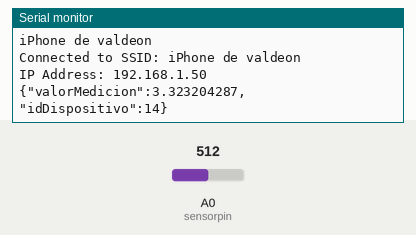
This sketch was run on a simulated Arduino MKR. On the bench: the last lines printed to the serial monitor. The inputs (shaded band) are chosen by the test bench; at power-on: A0 (sensorpin) = 512. WiFi joins after 1.5 s; servers stay silent unless stated; uploads are accepted with an empty reply.

Above: at 3.7 s.
3.8 s: A0 (sensorpin) set to 0
At 8.5 s:
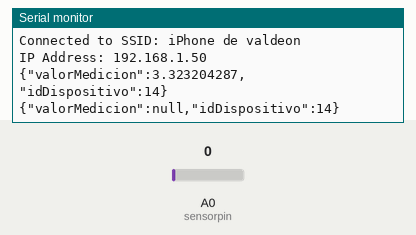
14.4 s: A0 (sensorpin) set to 122
At 19.7 s:
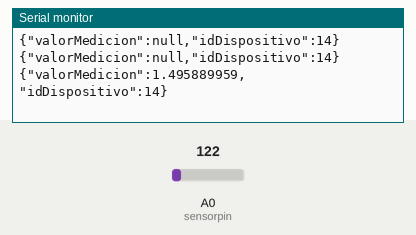

Measured:
- after the input at 3.8 s, the serial monitor: prints a new line after 4.2 s (image 1)
- after the input at 14.4 s, the serial monitor: prints a new line after 4.1 s (image 2)

The sketch:

main.ino
```cpp
// Improtación de Librerías
#include <Arduino_JSON.h>
#include <WiFiNINA.h>


// Pin del senesor
int sensorpin = A0;

// Variables para conexión WIFI
char ssid[] = "iPhone de valdeon";
char password[] = "fer30300";
int status = WL_IDLE_STATUS;
char server[] = "3b07-148-241-111-162.ngrok.io";
WiFiClient client;


// SETUP
void setup(){
  Serial.begin(9600);

  // Conexión a red WIFI
  while (status != WL_CONNECTED) {
    Serial.println("Attempting to connect to Network: ");
    Serial.println(ssid);
    status = WiFi.begin(ssid,password);
    delay (1000);
  }

  Serial.print("Connected to SSID: ");
  Serial.println(WiFi.SSID());
  IPAddress ip = WiFi.localIP();
  IPAddress gateway = WiFi.gatewayIP();
  Serial.print("IP Address: ");
  Serial.println(ip);

}


// LOOP
void loop(){

   float medicion; // Medición hecha por sensor
   JSONVar data; // Variable JSON que almacenará la data

   // Lectura del sensor
   medicion = analogRead(sensorpin);

   // Calculo del valor con medición
   float voltaje = medicion * (5.0 / 1023.0);
   float resistencia = 1000*( (5 - voltaje) / voltaje);
   double valorCO =-0.913 * log(resistencia) + 9.6282;

   // Indicar el id del Dispositivo
   int id = 14;

   // Agregar valores al JSON
   data["valorMedicion"] = valorCO;
   data["idDispositivo"] = id;

   // Volver string el JSON
   String dataString = JSON.stringify(data);

   // Conexión con API desplegada en ngrok
   if (client.connect(server, 80)) {
    client.println("POST /mediciones/nuevo HTTP/1.1");
    client.println("Host: 3b07-148-241-111-162.ngrok.io");
    client.println("Content-Type: application/json");
    client.print("Content-Length: ");
    client.println(dataString.length());
    client.println();
    client.print(dataString);
   }

   if (client.connected()) {
    client.stop();
  }

  // Imprimir el JSON
  Serial.println(dataString);

  // Ciclos de 5 segundos
  delay(5000);

}
```
